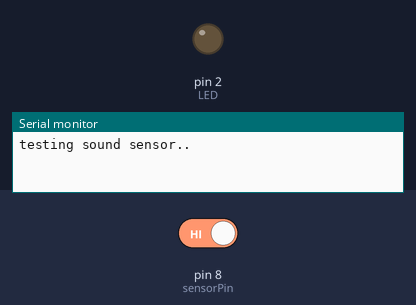
Bench run of a sketch on a simulated Arduino Uno, built with avr-gcc and run on an emulated ATmega328P. Shown: output pins drawn as LEDs (lit = HIGH), the last lines printed to the serial monitor. Inputs (shaded band) come from the test bench; at power-on: pin 8 (sensorPin) HIGH.

Above: at 1.2 s.
1.3 s: pin 8 (sensorPin) driven LOW
At 2.2 s:
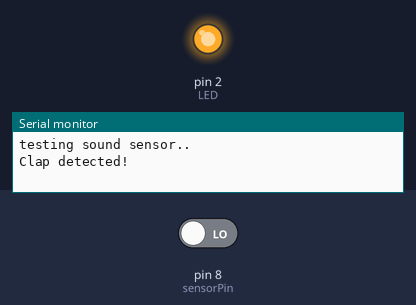
Timing chart, 0 to 4.3 s (numbered marks = the images above; inputs shaded):
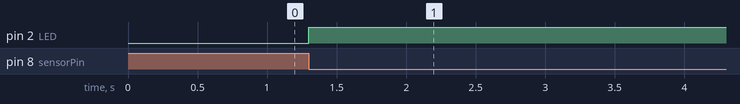

The sketch:

sound-sensor.ino
```cpp
#define sensorPin 8
#define LED 2
bool is_on = false;
// Variable to store the time when last event happened
unsigned long lastEvent = 0;
void setup() {
	pinMode(sensorPin, INPUT);	// Set sensor pin as an INPUT
  pinMode(LED, OUTPUT);
	Serial.begin(9600);
  Serial.println("testing sound sensor..");
}

void loop() {
	// Read Sound sensor
	int sensorData = digitalRead(sensorPin);
  // delay(500);

	// If pin goes LOW, sound is detected
	if (sensorData == LOW) {

		// If 25ms have passed since last LOW state, it means that
		// the clap is detected and not due to any spurious sounds
		if (millis() - lastEvent > 25) {
			Serial.println("Clap detected!");
      // Serial.println(sensorData);
        digitalWrite(LED, HIGH);
		}
		// Remember when last event happened
		lastEvent = millis();
	}
}
```

Measured:
- after the input at 1.3 s, pin 2 (LED): LOW → HIGH at once
